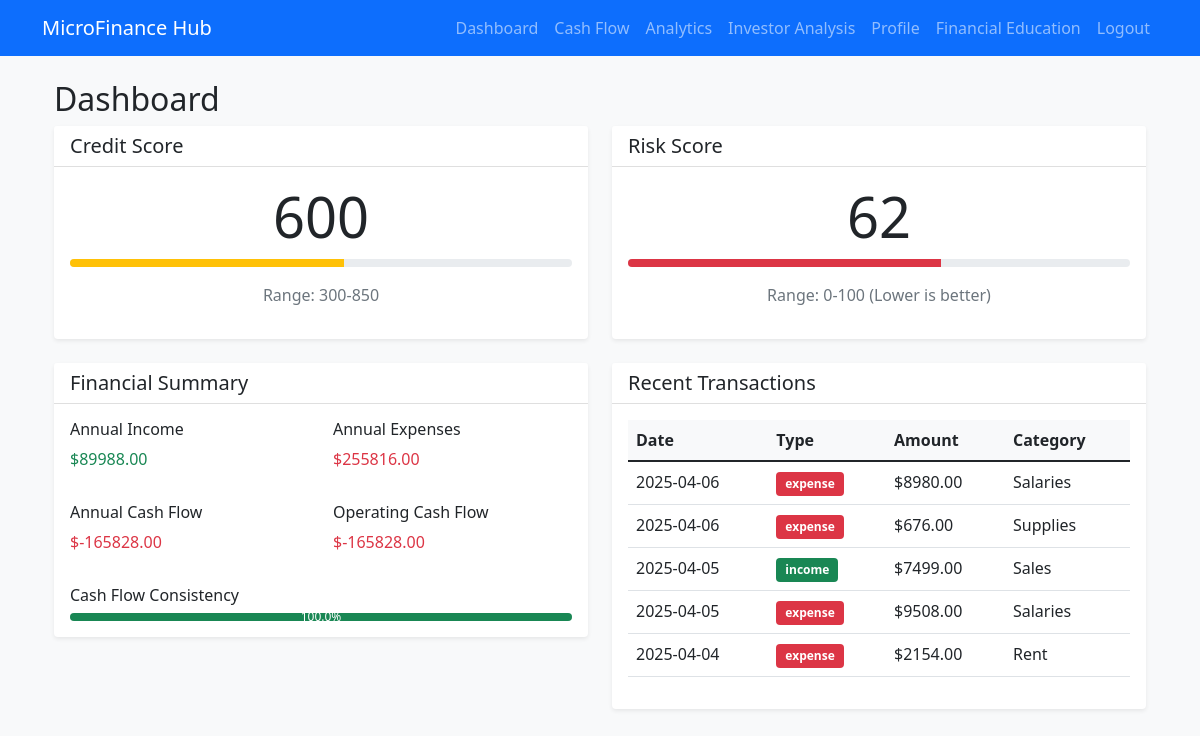
Page /dashboard (signed in) on the committed database.
### app.py (models this page shows)
class Transaction(db.Model):
    id = db.Column(db.Integer, primary_key=True)
    amount = db.Column(db.Float, nullable=False)
    type = db.Column(db.String(10), nullable=False)  # 'income' or 'expense'
    category = db.Column(db.String(50), nullable=False)  # New field for transaction category
    description = db.Column(db.String(200))
    date = db.Column(db.DateTime, nullable=False, default=datetime.utcnow)
    user_id = db.Column(db.Integer, db.ForeignKey('user.id'), nullable=False)

### app.py (the view)
@app.route('/dashboard')
@login_required
def dashboard():
    user = User.query.get(session['user_id'])
    if not user.business_id:
        return redirect(url_for('setup_profile'))
    transactions = Transaction.query.filter_by(user_id=user.id).order_by(Transaction.date.desc()).limit(5).all()
    cash_flow_metrics = calculate_cash_flow_metrics(transactions)
    business_data = {
        'Annual_Revenue': user.annual_revenue,
        'Net_Profit_Margin': user.net_profit_margin,
        'Total_Assets': user.total_assets,
        'Total_Liabilities': user.total_liabilities,
        'Debt_Equity_Ratio': user.debt_equity_ratio,
        'Cash_Flow': cash_flow_metrics['annual_cash_flow'],
        'Years_Active': user.years_active,
        'Industry': user.industry,
        'Num_Employees': user.num_employees,
        'Credit_History_Length': user.credit_history_length,
        'Late_Payments': user.late_payments,
        'Credit_Utilization': user.credit_utilization,
        'Bankruptcy_Flag': user.bankruptcy_flag
    }
    try:
        credit_score = credit_scorer.predict(business_data)
    except Exception as e:
        print("Error predicting credit score:", str(e))
        credit_score = 600  # Default score if prediction fails
    risk_score = calculate_risk_score(user)
    return render_template('dashboard.html',
                         user=user,
                         transactions=transactions,
                         total_expenses=cash_flow_metrics['monthly_avg_expense'] * 12,
                         total_income=cash_flow_metrics['monthly_avg_income'] * 12,
                         credit_score=credit_score,
                         risk_score=risk_score,
                         cash_flow_metrics=cash_flow_metrics)

### app.py (called while the page is built)
def login_required(f):
    @wraps(f)
    def decorated_function(*args, **kwargs):
        if 'user_id' not in session:
            return redirect(url_for('login'))
        return f(*args, **kwargs)
    return decorated_function

### credit_scorer.py (called while the page is built)
    def predict(self, business_data):
        if not self.is_trained:
            raise ValueError("Model must be trained before making predictions")
        df = pd.DataFrame([business_data])
        X = self.preprocessor.transform(df)
        credit_score = self.model.predict(X)[0]
        return max(300, min(850, credit_score))  # Ensure score is within standard range

### templates/dashboard.html
{% extends "base.html" %}
{% block content %}
<div class="container mt-4">
    <h2>Dashboard</h2>
    <div class="row mb-4">
        <div class="col-md-6">
            <div class="card">
                <div class="card-header">
                    <h5 class="card-title mb-0">Credit Score</h5>
                </div>
                <div class="card-body">
                    <div class="text-center">
                        <h1 class="display-4">{{ credit_score }}</h1>
                        <div class="progress mb-3">
                            <div class="progress-bar {% if credit_score >= 700 %}bg-success{% elif credit_score >= 600 %}bg-warning{% else %}bg-danger{% endif %}"
                                 role="progressbar"
                                 style="width: {{ (credit_score - 300) / 5.5 }}%"
                                 aria-valuenow="{{ credit_score }}"
                                 aria-valuemin="300"
                                 aria-valuemax="850">
                            </div>
                        </div>
                        <p class="text-muted">Range: 300-850</p>
                    </div>
                </div>
            </div>
        </div>
        <div class="col-md-6">
            <div class="card">
                <div class="card-header">
                    <h5 class="card-title mb-0">Risk Score</h5>
                </div>
                <div class="card-body">
                    <div class="text-center">
                        <h1 class="display-4">{{ risk_score|round|int }}</h1>
                        <div class="progress mb-3">
                            <div class="progress-bar {% if risk_score <= 30 %}bg-success{% elif risk_score <= 60 %}bg-warning{% else %}bg-danger{% endif %}"
                                 role="progressbar"
                                 style="width: {{ risk_score }}%"
                                 aria-valuenow="{{ risk_score }}"
                                 aria-valuemin="0"
                                 aria-valuemax="100">
                            </div>
                        </div>
                        <p class="text-muted">Range: 0-100 (Lower is better)</p>
                    </div>
                </div>
            </div>
        </div>
    </div>
    <div class="row mb-4">
        <div class="col-md-6">
            <div class="card">
                <div class="card-header">
                    <h5 class="card-title mb-0">Financial Summary</h5>
                </div>
                <div class="card-body">
                    <div class="row">
                        <div class="col-6">
                            <h6>Annual Income</h6>
                            <p class="text-success">${{ "%.2f"|format(cash_flow_metrics.monthly_avg_income * 12) }}</p>
                        </div>
                        <div class="col-6">
                            <h6>Annual Expenses</h6>
                            <p class="text-danger">${{ "%.2f"|format(cash_flow_metrics.monthly_avg_expense * 12) }}</p>
                        </div>
                    </div>
                    <div class="row mt-3">
                        <div class="col-6">
                            <h6>Annual Cash Flow</h6>
                            <p class="{% if cash_flow_metrics.annual_cash_flow >= 0 %}text-success{% else %}text-danger{% endif %}">
                                ${{ "%.2f"|format(cash_flow_metrics.annual_cash_flow) }}
                            </p>
                        </div>
                        <div class="col-6">
                            <h6>Operating Cash Flow</h6>
                            <p class="{% if cash_flow_metrics.operating_cash_flow >= 0 %}text-success{% else %}text-danger{% endif %}">
                                ${{ "%.2f"|format(cash_flow_metrics.operating_cash_flow) }}
                            </p>
                        </div>
                    </div>
                    <div class="row mt-3">
                        <div class="col-12">
                            <h6>Cash Flow Consistency</h6>
                            <div class="progress">
                                <div class="progress-bar {% if cash_flow_metrics.cash_flow_consistency >= 70 %}bg-success{% elif cash_flow_metrics.cash_flow_consistency >= 40 %}bg-warning{% else %}bg-danger{% endif %}"
                                     role="progressbar"
                                     style="width: {{ cash_flow_metrics.cash_flow_consistency }}%"
                                     aria-valuenow="{{ cash_flow_metrics.cash_flow_consistency }}"
                                     aria-valuemin="0"
                                     aria-valuemax="100">
                                    {{ "%.1f"|format(cash_flow_metrics.cash_flow_consistency) }}%
                                </div>
                            </div>
                        </div>
                    </div>
                </div>
            </div>
        </div>
        <div class="col-md-6">
            <div class="card">
                <div class="card-header">
                    <h5 class="card-title mb-0">Recent Transactions</h5>
                </div>
                <div class="card-body">
                    {% if transactions %}
                        <div class="table-responsive">
                            <table class="table">
                                <thead>
                                    <tr>
                                        <th>Date</th>
                                        <th>Type</th>
                                        <th>Amount</th>
                                        <th>Category</th>
                                    </tr>
                                </thead>
                                <tbody>
                                    {% for transaction in transactions %}
                                    <tr>
                                        <td>{{ transaction.date.strftime('%Y-%m-%d') }}</td>
                                        <td>
                                            <span class="badge {% if transaction.type == 'income' %}bg-success{% else %}bg-danger{% endif %}">
                                                {{ transaction.type }}
                                            </span>
                                        </td>
                                        <td>${{ "%.2f"|format(transaction.amount) }}</td>
                                        <td>{{ transaction.category }}</td>
                                    </tr>
                                    {% endfor %}
                                </tbody>
                            </table>
                        </div>
                    {% else %}
                        <p class="text-muted">No recent transactions</p>
                    {% endif %}
                </div>
            </div>
        </div>
    </div>
</div>
{% endblock %}

### static/css/style.css (style rules this page uses)
body { background-color: #f8f9fa; }
.card { box-shadow: 0 0.125rem 0.25rem rgba(0, 0, 0, 0.075); border: none; }
.card-header { background-color: #fff; border-bottom: 1px solid rgba(0, 0, 0, 0.125); }
.table th { border-top: none; background-color: #f8f9fa; }
.badge { padding: 0.5em 0.75em; }
.progress { height: 0.5rem; }

### rows in the picture
Transaction: amount "8980.00"
Transaction: amount "676.00"
Transaction: amount "7499.00"
Transaction: amount "9508.00"
Transaction: amount "2154.00"

### other values in the picture
{{ credit_score }} "600"
{{ risk_score|round|int }} "62"
{{ "%.2f"|format(cash_flow_metrics.monthly_avg_income * 12) }} "89988.00"
{{ "%.2f"|format(cash_flow_metrics.monthly_avg_expense * 12) }} "255816.00"
{{ "%.2f"|format(cash_flow_metrics.annual_cash_flow) }} "-165828.00"
{{ "%.2f"|format(cash_flow_metrics.operating_cash_flow) }} "-165828.00"
